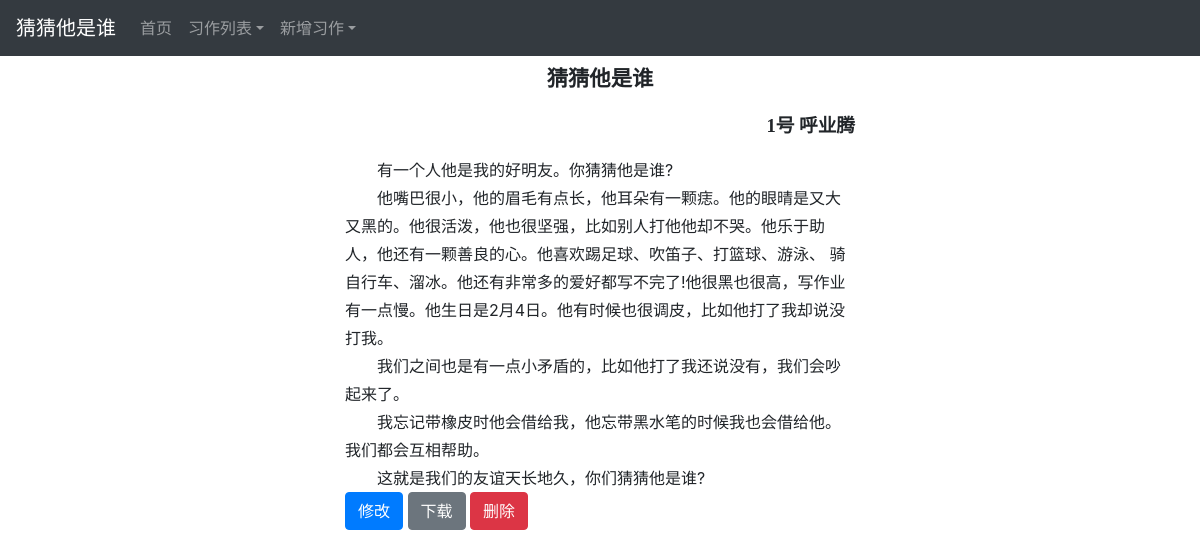
The page /essays/a51b87d6-4d3a-4408-b12b-42a68c296803/ on the database its author committed.
### essays/models.py (models this page shows, shortened)
class Essay(models.Model):
    student_name = models.CharField(db_column="student_name", max_length=100)
    student_no = models.IntegerField(db_column="student_number")
    subject = models.CharField(max_length=100, db_column="subject", blank=True, null=True);
    secondary_subject = models.CharField(max_length=100, db_column="secondary_subject", blank=True, null=True)
    category = models.CharField(max_length=100, blank=True, null=True)
    essay_type = models.CharField(max_length=100, blank=True, null=True)
    serial_number = models.CharField(max_length=100, blank=True, null=True)
    context = models.TextField(db_column="context")
    pub_date = models.DateTimeField('date published', blank=True, null=True)
    uuid = models.CharField(max_length=100,  blank=True, null=True);
    def context_p(self):
        co = self.context.replace('<', '&lt;').replace('>', '&gt;')
        return "<p class='indent'>"+co.replace('\n',"</p><p class='indent'>")+"</p>"

### essays/views.py (the view)
# urls.py: path('<pk>/', views.essay, name='essay'),
def essay(request, pk):
    essay = get_object_or_404(Essay, uuid=pk)
    return render(request, 'essays/essay.html', {'essay': essay})

### essays/templates/essays/essay.html (shortened to what this page needs)
{% extends "essays/base.html" %}
{% block pagetitle %}
{{ essay.subject }}
{% endblock pagetitle %}
{% block content %}
    <div class='main-container'>
      <p style='font-size: 16pt;font-family: 宋体; text-align:center; font-weight:bold;'>{{ essay.subject }}</p>
      <p style="font-size: 14pt;  font-family: '楷体'; text-align: right; font-weight:bold;">{{ essay.student_no }}号 {{ essay.student_name }}</p>
      {% autoescape off %}
        {{ essay.context_p }}
      {% endautoescape %}
      <a class="btn btn btn-primary" href="{% url 'essays:update' essay.uuid %}">修改</a>
      <a class="btn btn btn-secondary" href="{% url 'essays:download' essay.uuid 'docx' %}">下载</a>
      <form method="post" action="{% url 'essays:delete' essay.uuid %}" style='display: inline;'>
        <button class="btn btn btn-danger " type="submit">删除</button>
      </form>
    </div>
{% endblock content %}

### essays/templates/essays/base.html (style rules this page uses)
body { padding-top: 5rem; }
body { padding-top: 2rem; padding-bottom: 2rem; }
div.main-container { max-width: 510px;margin:auto; }

### essays/templates/essays/essay.html (style rules this page uses)
.indent { text-indent: 2em; margin-bottom: 0; line-height: 28px; }

### rows shown on the page
Essay: subject "猜猜他是谁", student_no "1", student_name "呼业腾", context_p "有一个人他是我的好明友。你猜猜他是谁? 他嘴巴很小，他的眉毛有点长，他耳朵有一颗痣。他的眼晴是又大又黑的。他很活泼，他也很坚强，比如别人打他他却不哭。他乐于助人，他还有一颗善良的心。他喜欢踢足球、吹笛子、打篮球、游泳、 骑自行车、溜冰。他还有非常多的爱好都写不完了!他很黑也很高，写作业有一点慢。他生日是2月4日。他有时候也很调皮，比如他打了我却说没打我。 我们之间也是有一点小矛盾的，比如他打了我还说没有，我们会吵起来了。 我忘记带橡皮时他会借给我，他忘带黑水笔的时候我也会借给他。我们都会互相帮助。 这就是我们的友谊天长地久，你们猜猜他是谁?"
